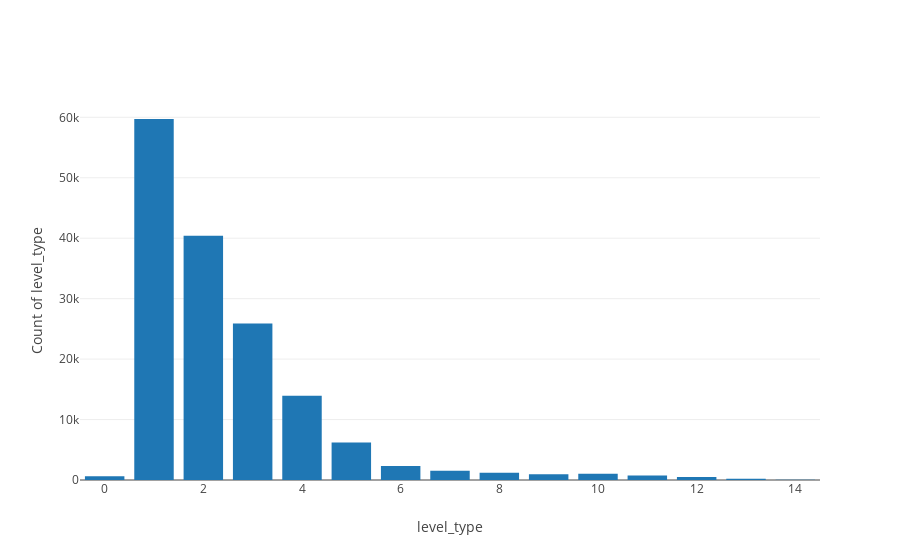

Here is the notebook cell this chart was saved with:
### Code cell
temp = dataset['level_type'].value_counts().sort_values(ascending=False)

trace = go.Bar(
    x = temp.index,
    y = (temp)
)
data = [trace]
layout = go.Layout(
    title = "",
    xaxis=dict(
        title='level_type'
    ),
    yaxis=dict(
        title='Count of level_type'
        )
)

fig = go.Figure(data=data, layout=layout)
py.iplot(fig)

### Figure 1 — Plotly figure (JSON) as saved in the notebook; plotly's stock layout.template omitted (floating-point values rounded to 4 significant figures)
{"data": [{"type": "bar", "uid": "3e6242e0-d174-4ac2-8d47-025e2ad382c1", "x": [1, 2, 3, 4, 5, 6, 7, 8, 10, 9, 11, 0, 12, 13, 14], "y": [59718, 40419, 25876, 13925, 6197, 2318, 1544, 1184, 1015, 955, 759, 620, 480, 227, 58]}], "layout": {"title": {"text": ""}, "xaxis": {"title": {"text": "level_type"}}, "yaxis": {"title": {"text": "Count of level_type"}}}}
